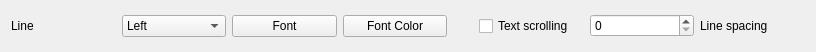
<?xml version="1.0" encoding="UTF-8"?>
<ui version="4.0">
 <class>CustomizePageLineWidget</class>
 <widget class="QWidget" name="CustomizePageLineWidget">
  <property name="geometry">
   <rect>
    <x>0</x>
    <y>0</y>
    <width>816</width>
    <height>52</height>
   </rect>
  </property>
  <property name="windowTitle">
   <string>Form</string>
  </property>
  <layout class="QHBoxLayout" name="horizontalLayout">
   <item>
    <widget class="QLabel" name="text_label">
     <property name="text">
      <string>Line</string>
     </property>
    </widget>
   </item>
   <item>
    <widget class="QComboBox" name="Alligment_comboBox">
     <item>
      <property name="text">
       <string>Left</string>
      </property>
     </item>
     <item>
      <property name="text">
       <string>Center</string>
      </property>
     </item>
     <item>
      <property name="text">
       <string>Right</string>
      </property>
     </item>
    </widget>
   </item>
   <item>
    <widget class="QPushButton" name="Font_pushButton">
     <property name="text">
      <string>Font</string>
     </property>
    </widget>
   </item>
   <item>
    <widget class="QPushButton" name="FontColor_pushButton">
     <property name="text">
      <string>Font Color</string>
     </property>
    </widget>
   </item>
   <item>
    <widget class="QLabel" name="FontColor_label">
     <property name="minimumSize">
      <size>
       <width>20</width>
       <height>20</height>
      </size>
     </property>
     <property name="maximumSize">
      <size>
       <width>20</width>
       <height>20</height>
      </size>
     </property>
     <property name="text">
      <string/>
     </property>
    </widget>
   </item>
   <item>
    <widget class="QCheckBox" name="textScrolling">
     <property name="text">
      <string>Text scrolling</string>
     </property>
    </widget>
   </item>
   <item>
    <widget class="QSpinBox" name="LineSpace_spinBox"/>
   </item>
   <item>
    <widget class="QLabel" name="label_2">
     <property name="text">
      <string>Line spacing</string>
     </property>
    </widget>
   </item>
  </layout>
 </widget>
 <resources/>
 <connections/>
</ui>
